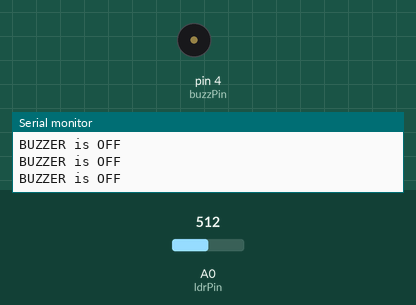
Recording of a sketch running on a simulated Arduino Uno, built with avr-gcc and run on an emulated ATmega328P. Shown: buzzer (waves = sounding), the last lines printed to the serial monitor. Inputs (shaded band) come from the test bench; at power-on: A0 (ldrPin) = 512.

Above: at 1.2 s.
1.3 s: A0 (ldrPin) set to 893
2.8 s: A0 (ldrPin) set to 915
At 3.4 s:
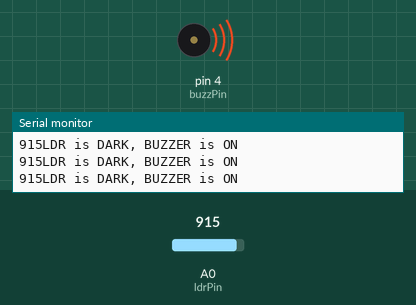
4.3 s: A0 (ldrPin) set to 900
At 4.8 s:
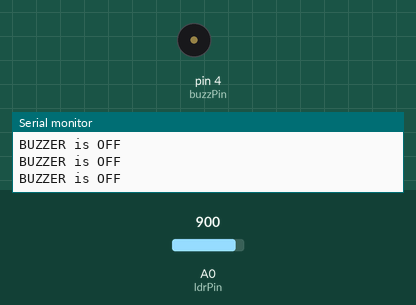
Timing chart, 0 to 7.3 s (numbered marks = the images above; inputs shaded):
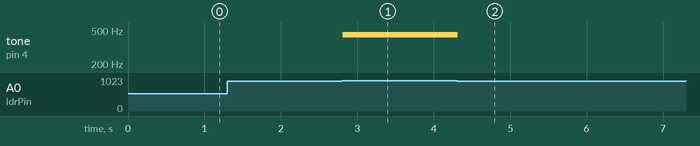

The sketch:

ldr3.ino
```cpp
/* Created on 2022
 * Last modification: 1st May 2022
 * This code permits to make a LDR blink (which depends on the light) with a Buzzer
 */
const int buzzPin = 4;    // Buzzer connected to pin 4 (D2)
const int ldrPin = A0;    // LDR connected to pin A0

void setup() {    // the setup routine runs once when you press reset
  Serial.begin(9600);       // Open the serial port and set the data transmission rate to 9600 bps (bits per second)
  pinMode(buzzPin, OUTPUT);    // Configures BUZZER pin to behave as an output
  pinMode(ldrPin, INPUT);     // Configures LDR pin to behave as an input
}

void loop() {     // the loop routine runs over and over again forever

int ldrStatus = analogRead(ldrPin);   // Reads the value from the LDR analog pin

  if (ldrStatus > 900) {    // if statement checks for a condition and executes the proceeding statement
    tone(buzzPin, 440);   // turn the Buzzer on at a frequency of 440 Hz
    Serial.print(ldrStatus);    // prints the data to the serial port
    Serial.println("LDR is DARK, BUZZER is ON");   // This text is seen when opening the Serial Monitor, it's only to make sure that the LDR is working-> this line can be deleted
  }

  else {    // it is executed in any situation which do not meet the if condition
    noTone(buzzPin);      // turn the Buzzer off
    Serial.println("BUZZER is OFF");   // Prints data to the serial port as human-readable ASCII text (this line can also be deleted)
  }
  delay(100);   // LDR status is checked every 100ms
}
```

Measured:
- the behaviour switches between 900 and 901 on A0 (ldrPin) (found by bisection; images 0 and 1)
- after the input at 2.8 s, tone on pin 4 (buzzPin): silent → 440 Hz at once
- after the input at 4.3 s, tone on pin 4 (buzzPin): 440 Hz → silent at once
